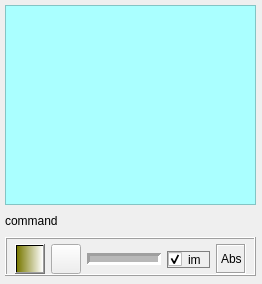
<?xml version="1.0" encoding="UTF-8"?>
<ui version="4.0">
 <class>GConsole</class>
 <widget class="QWidget" name="GConsole">
  <property name="geometry">
   <rect>
    <x>0</x>
    <y>0</y>
    <width>262</width>
    <height>284</height>
   </rect>
  </property>
  <property name="windowTitle">
   <string>Form</string>
  </property>
  <widget class="QWidget" name="verticalLayoutWidget_2">
   <property name="geometry">
    <rect>
     <x>0</x>
     <y>0</y>
     <width>261</width>
     <height>281</height>
    </rect>
   </property>
   <layout class="QVBoxLayout" name="verticalLayout_2" stretch="0,0,0">
    <property name="spacing">
     <number>1</number>
    </property>
    <property name="leftMargin">
     <number>5</number>
    </property>
    <property name="topMargin">
     <number>5</number>
    </property>
    <property name="rightMargin">
     <number>5</number>
    </property>
    <property name="bottomMargin">
     <number>5</number>
    </property>
    <item>
     <widget class="QTextEdit" name="textEdit_command">
      <property name="minimumSize">
       <size>
        <width>0</width>
        <height>100</height>
       </size>
      </property>
      <property name="maximumSize">
       <size>
        <width>16777215</width>
        <height>200</height>
       </size>
      </property>
      <property name="styleSheet">
       <string notr="true">background-color: rgb(170, 255, 255);</string>
      </property>
      <property name="acceptRichText">
       <bool>false</bool>
      </property>
     </widget>
    </item>
    <item>
     <widget class="QLabel" name="label_commandLine">
      <property name="maximumSize">
       <size>
        <width>16777215</width>
        <height>30</height>
       </size>
      </property>
      <property name="text">
       <string>command</string>
      </property>
     </widget>
    </item>
    <item>
     <widget class="QFrame" name="frame">
      <property name="styleSheet">
       <string notr="true"/>
      </property>
      <property name="frameShape">
       <enum>QFrame::Box</enum>
      </property>
      <property name="frameShadow">
       <enum>QFrame::Raised</enum>
      </property>
      <widget class="QWidget" name="">
       <property name="geometry">
        <rect>
         <x>10</x>
         <y>7</y>
         <width>231</width>
         <height>31</height>
        </rect>
       </property>
       <layout class="QHBoxLayout" name="horizontalLayout_2">
        <property name="leftMargin">
         <number>0</number>
        </property>
        <property name="topMargin">
         <number>0</number>
        </property>
        <property name="rightMargin">
         <number>0</number>
        </property>
        <property name="bottomMargin">
         <number>0</number>
        </property>
        <item>
         <widget class="QPushButton" name="pushButton_linestep">
          <property name="maximumSize">
           <size>
            <width>30</width>
            <height>30</height>
           </size>
          </property>
          <property name="toolTip">
           <string>Goo one current line F6</string>
          </property>
          <property name="styleSheet">
           <string notr="true">background-color: qlineargradient(spread:pad, x1:0, y1:0, x2:1, y2:0, stop:0 rgba(120,120, 0, 255), stop:1 rgba(255, 255, 255, 255));</string>
          </property>
          <property name="text">
           <string/>
          </property>
          <property name="icon">
           <iconset resource="../../../Документы/qt_example/examples/thermo/resources.qrc">
            <normaloff>:/images/linestep.png</normaloff>:/images/linestep.png</iconset>
          </property>
          <property name="shortcut">
           <string>Return</string>
          </property>
         </widget>
        </item>
        <item>
         <widget class="QPushButton" name="pushButton_gooFirstLine">
          <property name="maximumSize">
           <size>
            <width>30</width>
            <height>30</height>
           </size>
          </property>
          <property name="text">
           <string/>
          </property>
          <property name="icon">
           <iconset resource="../../../Документы/qt_example/examples/thermo/resources.qrc">
            <normaloff>:/images/goo_top.png</normaloff>:/images/goo_top.png</iconset>
          </property>
         </widget>
        </item>
        <item>
         <widget class="Line" name="line">
          <property name="minimumSize">
           <size>
            <width>0</width>
            <height>20</height>
           </size>
          </property>
          <property name="lineWidth">
           <number>3</number>
          </property>
          <property name="midLineWidth">
           <number>6</number>
          </property>
          <property name="orientation">
           <enum>Qt::Horizontal</enum>
          </property>
         </widget>
        </item>
        <item>
         <widget class="QCheckBox" name="checkBox_immediately">
          <property name="enabled">
           <bool>true</bool>
          </property>
          <property name="maximumSize">
           <size>
            <width>43</width>
            <height>16777215</height>
           </size>
          </property>
          <property name="toolTip">
           <string>Selected command immidiately executed.</string>
          </property>
          <property name="autoFillBackground">
           <bool>false</bool>
          </property>
          <property name="styleSheet">
           <string notr="true">background-color: none;
border-color: rgb(239, 41, 41);
selection-color: rgb(153, 255, 0);
margin-top:0px;
border: 1px solid gray;
border-radius: none;
padding-left:0px;

</string>
          </property>
          <property name="text">
           <string>im</string>
          </property>
          <property name="checked">
           <bool>true</bool>
          </property>
         </widget>
        </item>
        <item>
         <widget class="QLabel" name="label_AbsRel">
          <property name="maximumSize">
           <size>
            <width>30</width>
            <height>30</height>
           </size>
          </property>
          <property name="toolTip">
           <string>&lt;html&gt;&lt;head/&gt;&lt;body&gt;&lt;p&gt;It's indicate which  positioning have been set, ABSolute or RELative.&lt;/p&gt;&lt;/body&gt;&lt;/html&gt;</string>
          </property>
          <property name="frameShape">
           <enum>QFrame::Box</enum>
          </property>
          <property name="frameShadow">
           <enum>QFrame::Sunken</enum>
          </property>
          <property name="text">
           <string>Abs</string>
          </property>
         </widget>
        </item>
       </layout>
      </widget>
     </widget>
    </item>
   </layout>
  </widget>
 </widget>
 <resources>
  <include location="../../../Документы/qt_example/examples/thermo/resources.qrc"/>
 </resources>
 <connections/>
</ui>
